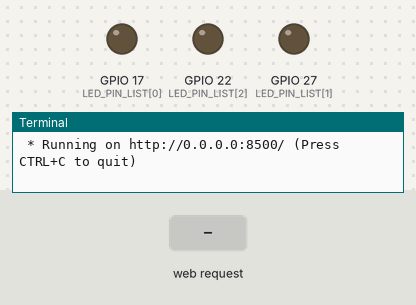
A program run on a simulated Raspberry Pi (BCM pin numbers). Shown: output pins drawn as LEDs (lit = HIGH), the last lines printed to the terminal. The test bench sets the inputs (shaded band). The clock reads 2024-03-15 10:24:30 at power-on unless the program sets it.

Above: at 1.2 s.
1.3 s: HTTP request for /led/17/state/17 received
At 2.3 s:
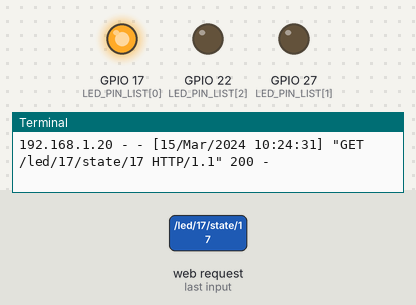
2.8 s: HTTP request for /led/22/state/17 received
At 3.5 s:
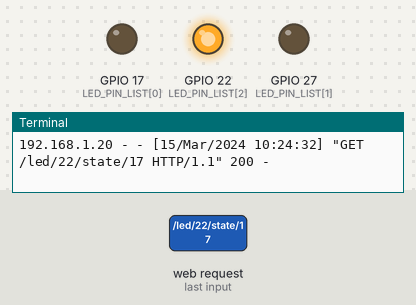
4.3 s: HTTP request for /led/17/state/22 received
At 4.6 s:
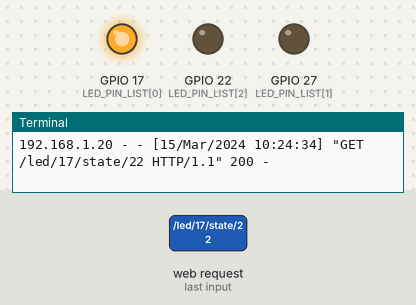
5.8 s: HTTP request for /led/22/state/22 received
At 6.9 s:
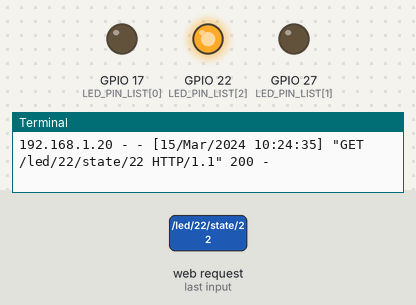
Timing chart, 0 to 8.3 s (numbered marks = the images above; inputs shaded):
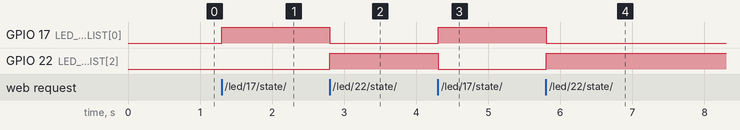

The program:

web_server.py
```python
from flask import Flask
import RPi.GPIO as GPIO

BUTTON_PIN = 26
LED_PIN_LIST = [17, 27, 22]

GPIO.setmode(GPIO.BCM)
GPIO.setup(BUTTON_PIN, GPIO.IN)
app = Flask(__name__)

for led_pin in LED_PIN_LIST:
    GPIO.setup(led_pin, GPIO.OUT)


@app.route("/")
def index():
    return "Hello, World!"


@app.route("/push-button")
def is_button_pushed():
    if GPIO.input(BUTTON_PIN) == GPIO.HIGH:
        return "Button is pushed"
    else:
        return "Button is not pushed"


@app.route("/led/<int:led_pin>/state/<int:led_state>")
def trigger_led(led_pin, led_state):
    if led_pin in LED_PIN_LIST:

        for pin in LED_PIN_LIST:
            GPIO.output(pin, GPIO.LOW)

        GPIO.output(led_pin, led_state)
        return f"LED {led_pin} is now {led_state}"
    else:
        return f"LED {led_pin} is not available"


app.run(host="0.0.0.0", port=8500)
```

Measured:
- after the input at 1.3 s, GPIO 17 (LED_PIN_LIST[0]): LOW → HIGH at once
- after the input at 2.8 s, GPIO 17 (LED_PIN_LIST[0]): HIGH → LOW at once; GPIO 22 (LED_PIN_LIST[2]): LOW → HIGH at once
- after the input at 4.3 s, GPIO 17 (LED_PIN_LIST[0]): LOW → HIGH at once; GPIO 22 (LED_PIN_LIST[2]): HIGH → LOW at once
- after the input at 5.8 s, GPIO 17 (LED_PIN_LIST[0]): HIGH → LOW at once; GPIO 22 (LED_PIN_LIST[2]): LOW → HIGH at once
